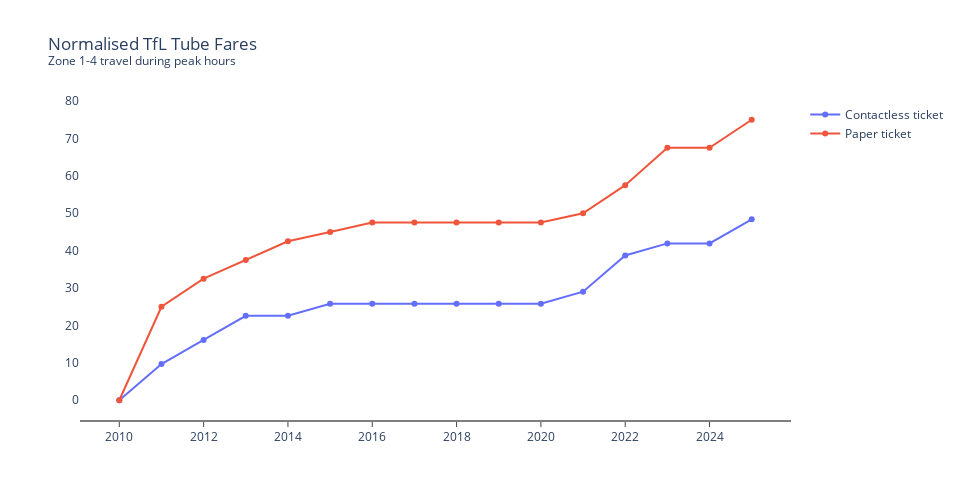

Notebook cell for this chart:
### Code cell
fig = go.Figure()
# TRACES
fig.add_trace(create_trace(x=tflFares['year'][10:], y=normalise_series_to_first_value(tflFares["singleZ1to4OysterPeak"][10:]) * 100 - 100, label="Contactless ticket"))
fig.add_trace(create_trace(x=tflFares['year'][10:], y=normalise_series_to_first_value(tflFares["singleZ1to4Cash"][10:]) * 100 - 100, label="Paper ticket"))
# fig.add_trace(create_trace(x=tflFares['year'][10:], y=normalise_single_series_to_100(tflFares["singleZ1to4OysterPeak"][10:]), label="Contactless ticket"))
# fig.add_trace(create_trace(x=tflFares['year'][10:], y=normalise_single_series_to_100(tflFares["singleZ1to4Cash"][10:]), label="Paper ticket"))
# LAYOUT
layout = create_layout(title="Normalised TfL Tube Fares <br><sup>Zone 1-4 travel during peak hours</sup>")
fig.update_layout(layout)

fig.show()

### Figure 1 — Plotly figure (JSON) as saved in the notebook; plotly's stock layout.template omitted (floating-point values rounded to 4 significant figures)
{"data": [{"mode": "lines+markers", "name": "Contactless ticket", "type": "scatter", "x": [2010, 2011, 2012, 2013, 2014, 2015, 2016, 2017, 2018, 2019, 2020, 2021, 2022, 2023, 2024, 2025], "y": [0.0, 9.677, 16.13, 22.58, 22.58, 25.81, 25.81, 25.81, 25.81, 25.81, 25.81, 29.03, 38.71, 41.94, 41.94, 48.39]}, {"mode": "lines+markers", "name": "Paper ticket", "type": "scatter", "x": [2010, 2011, 2012, 2013, 2014, 2015, 2016, 2017, 2018, 2019, 2020, 2021, 2022, 2023, 2024, 2025], "y": [0.0, 25.0, 32.5, 37.5, 42.5, 45.0, 47.5, 47.5, 47.5, 47.5, 47.5, 50.0, 57.5, 67.5, 67.5, 75.0]}], "layout": {"height": 500, "plot_bgcolor": "white", "showlegend": true, "title": {"text": "Normalised TfL Tube Fares <br><sup>Zone 1-4 travel during peak hours</sup>"}, "width": 960, "xaxis": {"linecolor": "#7f7f7f", "linewidth": 2, "showgrid": false, "ticks": "outside"}}}
